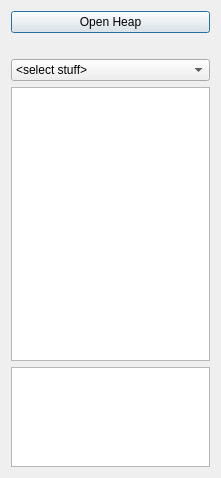
<?xml version="1.0" encoding="UTF-8"?>
<ui version="4.0">
 <class>Dialog</class>
 <widget class="QDialog" name="Dialog">
  <property name="geometry">
   <rect>
    <x>0</x>
    <y>0</y>
    <width>221</width>
    <height>478</height>
   </rect>
  </property>
  <property name="windowTitle">
   <string>Merge Things</string>
  </property>
  <layout class="QGridLayout" name="gridLayout">
   <item row="3" column="0" colspan="2">
    <widget class="QComboBox" name="stuffCombo">
     <property name="toolTip">
      <string>select stuff among the heap</string>
     </property>
     <item>
      <property name="text">
       <string>&lt;select stuff&gt;</string>
      </property>
     </item>
    </widget>
   </item>
   <item row="2" column="0" colspan="2">
    <widget class="QLabel" name="currentHeapLab">
     <property name="text">
      <string>&lt;current heap&gt;</string>
     </property>
     <property name="alignment">
      <set>Qt::AlignCenter</set>
     </property>
    </widget>
   </item>
   <item row="6" column="0" colspan="2">
    <widget class="QTextEdit" name="text">
     <property name="maximumSize">
      <size>
       <width>16777215</width>
       <height>100</height>
      </size>
     </property>
    </widget>
   </item>
   <item row="5" column="0" colspan="2">
    <widget class="QListWidget" name="thingsList">
     <property name="layoutMode">
      <enum>QListView::Batched</enum>
     </property>
     <property name="gridSize">
      <size>
       <width>0</width>
       <height>0</height>
      </size>
     </property>
    </widget>
   </item>
   <item row="0" column="0" colspan="2">
    <widget class="QPushButton" name="btn2">
     <property name="text">
      <string>Open Heap</string>
     </property>
    </widget>
   </item>
  </layout>
 </widget>
 <resources/>
 <connections/>
</ui>
